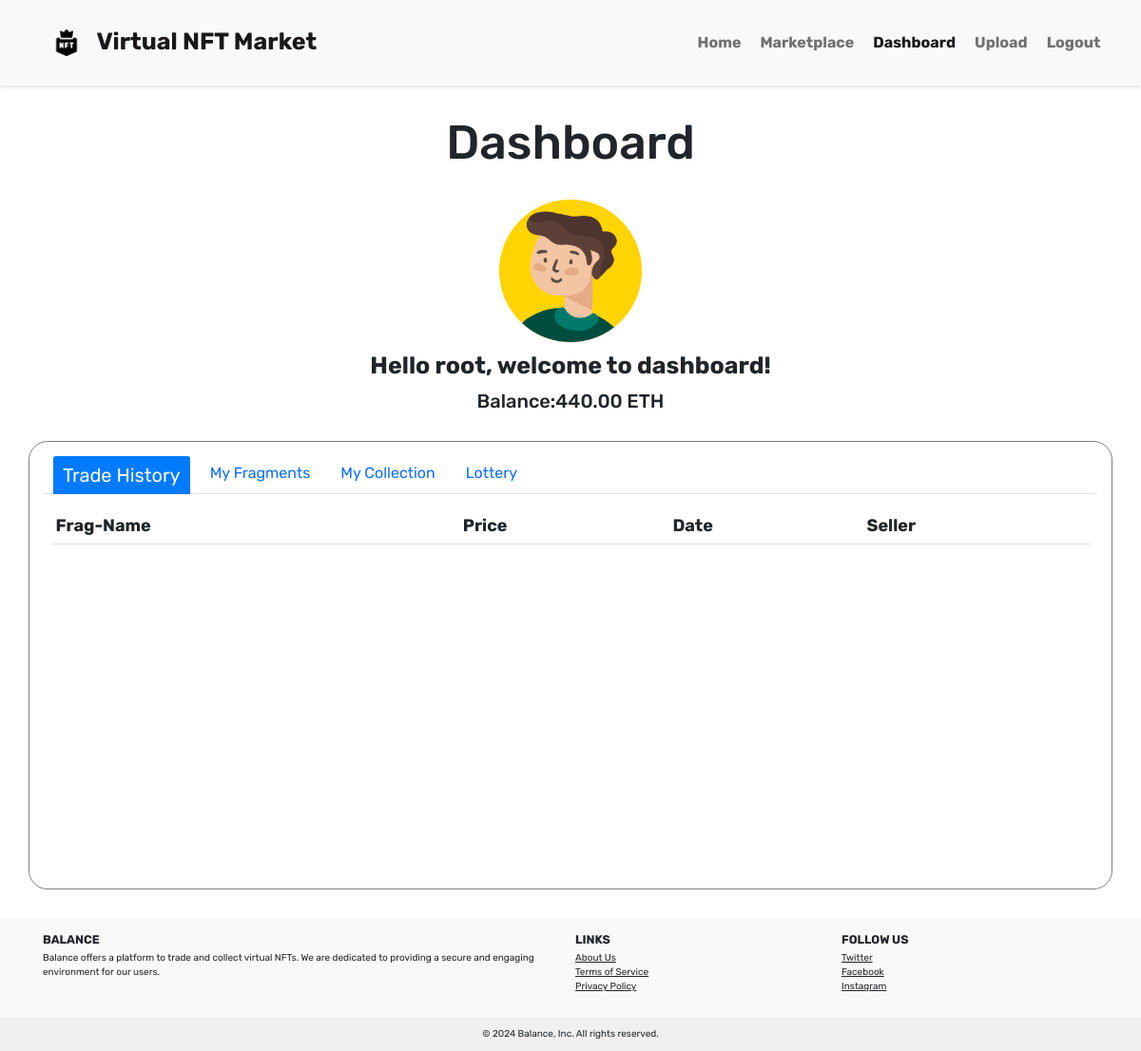
Before: /dashboard (signed in) with the older database file.
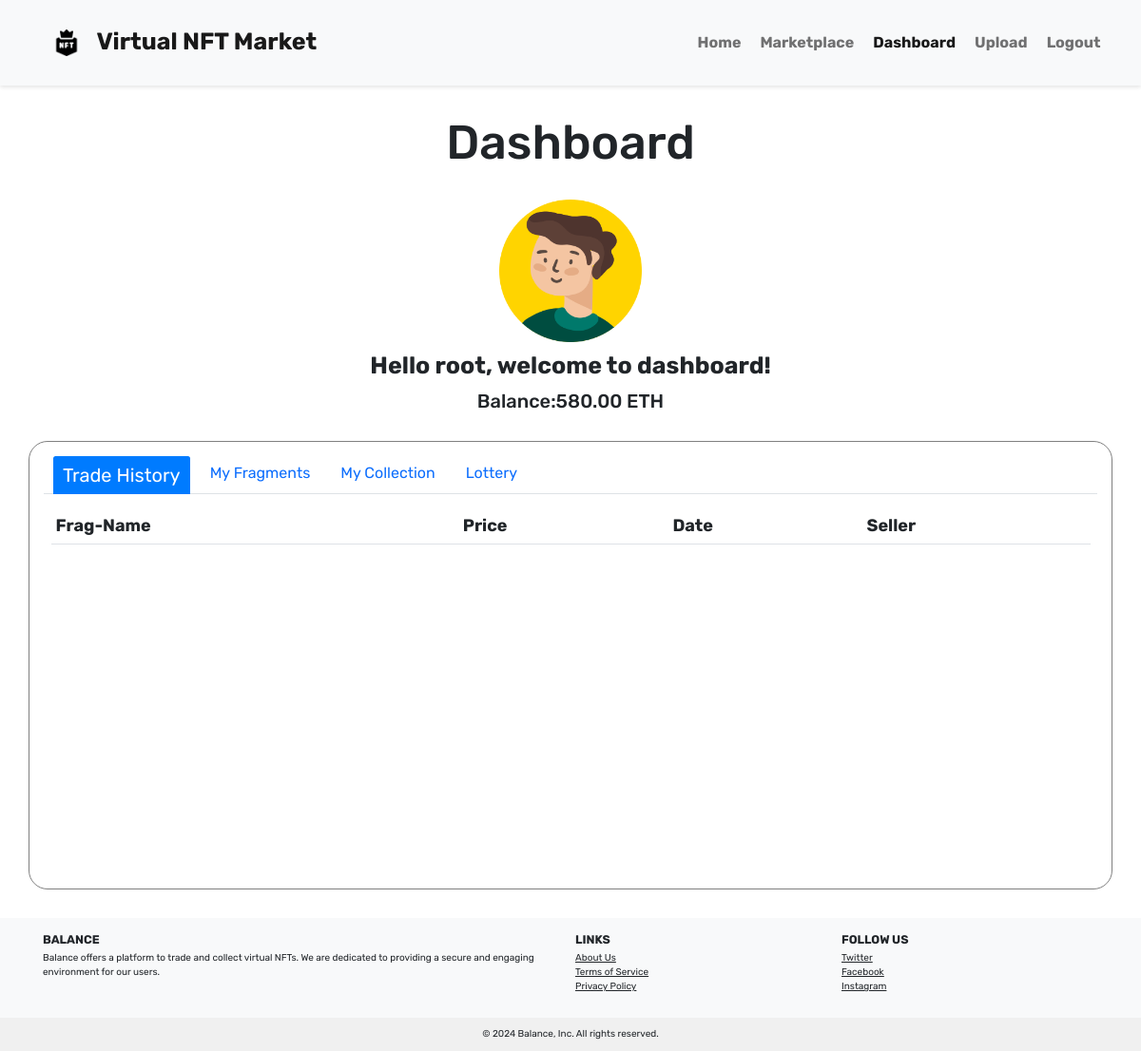
After: the same page with the newer database file.
### app/models.py (models this page shows, shortened)
class User(db.Model, UserMixin):
    __tablename__ = 'users'
    id = db.Column(db.Integer, primary_key=True)
    username = db.Column(db.String(64), unique=True, nullable=False)
    email = db.Column(db.String(255), unique=True, nullable=False)
    passwd_hash = db.Column(db.String(255), nullable=False)
    balance = db.Column(db.Numeric(10, 2), default=50.00, nullable=False)
    user_fragments = db.relationship('Fragment', lazy='select')
    user_transactions = db.relationship('Trade', lazy='select')
    __table_args__ = (
        db.CheckConstraint('balance >= 0 AND balance < 100000', name='check_balance'),
    )

### app/Blueprint/pages/pages.py (the view)
@pages_bp.route('/dashboard', methods=['GET'])
@login_required
def dashboard():
    trade_history = db.session.query(
        TradeHistory.trade_id,
        TradeHistory.frag_id,
        TradeHistory.frag_name,
        TradeHistory.price,
        TradeHistory.transaction_time,
        User.username.label('seller_username'),
    ).join(User, User.id == TradeHistory.seller).filter(TradeHistory.buyer == current_user.id).all()
    fragments=current_user.user_fragments
    collections = NFT.query.filter_by(completed=1, owner=current_user.id).all()
    available_fragments = Fragment.query.filter_by(owner=0).all()
    return render_template('dashboard.html', trade_history=trade_history, fragments=fragments, collections=collections, available_fragments=available_fragments)

### app/models.py (called while the page is built)
    @hybrid_property
    def name(self):
        if 'static/uploads/' in self.path:
            file_name_with_extension = self.path.split('static/uploads/')[-1]
            file_name, _ = os.path.splitext(file_name_with_extension)
            return file_name
        return None

    @hybrid_property
    def trade_price(self):
        if self.trade:
            return 'For Sale', self.trade.get_price()
        return 'Not For Sale', -1

    @hybrid_property
    def name(self):
        if 'static/outputs/' in self.path:
            file_name_with_extension = self.path.split('static/outputs/')[-1]
            file_name, _ = os.path.splitext(file_name_with_extension)
            return file_name
        return None

    def get_price(self):
        return self.price

### templates/dashboard.html (shortened to what this page needs)
<!DOCTYPE html>
<html lang="en">
    <head>
         <link href="https://cdn.bootcss.com/bootstrap/5.1.3/css/bootstrap.min.css" rel="stylesheet">
        <link href="{{ url_for('static', filename='css/main.css') }}" rel="stylesheet">
        <link href="{{ url_for('static', filename='css/dashboard.css') }}" rel="stylesheet">
    </head>
    <body>
        <nav class="navbar navbar-expand-md navbar-light bg-light">
            <div class="container-fluid">
                <a class="navbar-brand ps-5" href="{{ url_for('pages.index') }}"><img class="logo" alt="nft-logo" src="{{ url_for('static', filename='images/logo.png') }}">Virtual NFT Market</a>
                <div class="collapse navbar-collapse justify-content-end pe-5" id="navbarNav">
                    <ul class="navbar-nav">
                        <li class="nav-item">
                            <a class="nav-link" aria-current="page" href="{{ url_for('pages.index') }}"><b>Home</b></a >
                        </li>
                        <li class="nav-item">
                            <a class="nav-link" href="{{ url_for('pages.marketplace') }}"><b>Marketplace</b></a >
                        </li>
                        <li class="nav-item">
                            <a class="nav-link active" href="{{ url_for('pages.dashboard') }}"><b>Dashboard</b></a>
                        </li>
                        {% if current_user.username == 'root' %}
                        <li class="nav-item">
                            <a class="nav-link" href="{{ url_for('raffle.upload') }}"><b>Upload</b></a >
                        </li>
                        {% endif %}
                        <li class="nav-item">
                            <a class="nav-link" href="{{ url_for('auth.logout') }}"><b>Logout</b></a >
                        </li>
                    </ul>
                </div>
            </div>
        </nav>
        <div class="user-info">
            <h1 class="mt-5 mb-5 text-center">Dashboard</h1>
            <div class="info-head mb-5">
                <div class="d-flex align-items-center justify-content-center flex-column">
                    <div class="mb-3">
                        <img src="{{ url_for('static', filename='images/seller8.png') }}" class="user-img d-block" alt="seller-8">
                    </div>
                </div>
                <h3 class="welcome-message text-center">Hello {{ current_user.username }}, welcome to dashboard!</h3>
                <h4 class="balance-info text-center">Balance:{{ '%.2f'|format(current_user.balance) }} ETH</h4>
            </div>
            <div class="container nav-container p-4">
                <ul class="nav nav-tabs" role="tablist">
                    <li class="nav-item">
                        <a class="nav-link active" data-bs-toggle="tab" href="#my-trade">Trade History</a>
                    </li>
                    <li class="nav-item">
                        <a class="nav-link" data-bs-toggle="tab" href="#my-fragments">My Fragments</a>
                    </li>
                    <li class="nav-item">
                        <a class="nav-link" data-bs-toggle="tab" href="#my-collection">My Collection</a>
                    </li>
                    <li class="nav-item">
                        <a class="nav-link" data-bs-toggle="tab" href="#lottery">Lottery</a>
                    </li>
                </ul>
                <div class="tab-content">
                    <div id="my-trade" class="container tab-pane active"><br>
                        <table class="table">
                            <thead>
                                <tr>
                                    <th>Frag-Name</th>
                                    <th>Price</th>
                                    <th>Date</th>
                                    <th>Seller</th>
                                </tr>
                            </thead>
                        </table>
                    </div>
                </div>
            </div>
        </div>
        <footer class="bg-light text-center text-lg-start mt-5">
            <div class="container p-4">
                <div class="row align-items-start g-3">
                    <div class="col-lg-6 col-md-12">
                        <h5 class="text-uppercase fw-bold">Balance</h5>
                        <p>
                            Balance offers a platform to trade and collect virtual NFTs. We are dedicated to providing a secure and engaging environment for our users.
                        </p>
                    </div>
                    <div class="col-lg-3 col-md-6">
                        <h5 class="text-uppercase fw-bold">Links</h5>
                        <ul class="list-unstyled mb-0">
                            <li><a href="{{ url_for('pages.about') }}" class="text-dark">About Us</a></li>
                            <li><a href="{{ url_for('pages.terms') }}" class="text-dark">Terms of Service</a></li>
                            <li><a href="{{ url_for('pages.privacy') }}" class="text-dark">Privacy Policy</a></li>
                        </ul>
                    </div>
                    <div class="col-lg-3 col-md-6">
                        <h5 class="text-uppercase fw-bold">Follow Us</h5>
                        <ul class="list-unstyled">
                            <li><a href="#!" class="text-dark">Twitter</a></li>
                            <li><a href="#!" class="text-dark">Facebook</a></li>
                            <li><a href="#!" class="text-dark">Instagram</a></li>
                        </ul>
                    </div>
                </div>
            </div>
            <div class="text-center p-3" style="background-color: #f0f0f0;">
                © 2024 Balance, Inc. All rights reserved.
            </div>
        </footer>
    </body>
</html>

### static/css/main.css (style rules this page uses)
* { margin:0; padding: 0; box-sizing: border-box; }
html { font-size: 62.5%; }
html,body,a,h1,h2,h3,h4,h5,h6,p,td,li { font-family: "Rubik",sans-serif }
.logo { height: 6.4rem; padding:1.8rem; }
.navbar { padding: 10px 0; box-shadow: 0 2px 4px rgba(0, 0, 0, 0.1); }
.navbar-brand { font-size: 2.5rem; font-weight: bold; }
.nav-link { font-size: 1.6rem; margin-left: 1rem; }

### static/css/dashboard.css (style rules this page uses)
.user-img { height:15rem; width:15rem; }
.user-info h1 { font-size: 5rem; }
.welcome-message { font-size: 2.5rem; font-weight: bold; margin-bottom: 1rem; }
.balance-info { font-size: 2rem; }
.tab-content { height: 40rem; width: auto; overflow-y: auto; }
th, td { font-size: 1.8rem; text-align: left; vertical-align: middle; }
.nav-container { border:1px solid grey; border-radius: 2rem; }
.nav-tabs .nav-link.active { font-size: 2rem; background-color: #007bff; color: white; border: none; }

Changed rows visible on the page:
changed User "root": balance "440.00" → "580.00"
